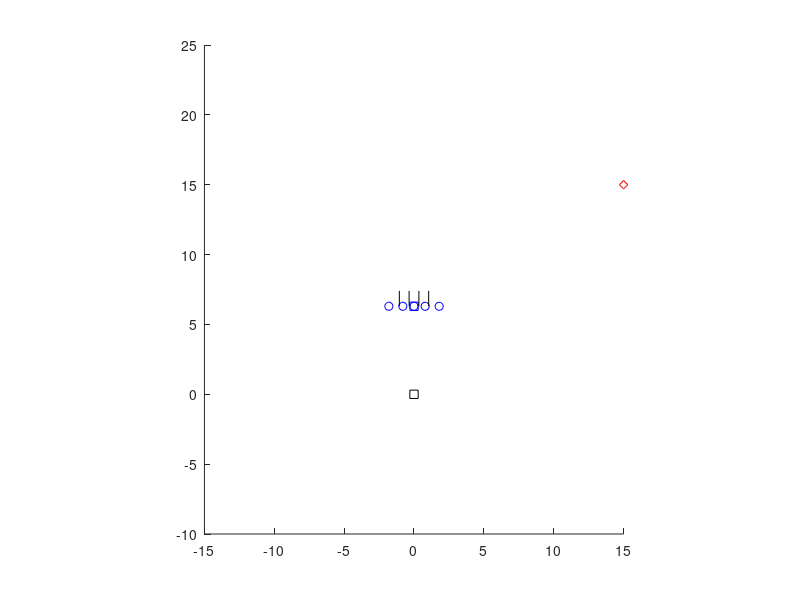

This figure's MATLAB source:
%%% Flame Simulation %%%
cla, clc, clear
hold all
axis equal

flame_pose = [0,15]; %cm
axis([-15,15,-10,flame_pose(2) + 10])
zoid_off_t = 6.3;
zoid_off_s15 = 1.8;
zoid_off_s24 = 0.8;
view_angle = 20*(pi/180);
blinder_length = 1.1;
blinder_off = 0.35;
flame_max = 150;
zoid_array = [flame_max,flame_max,flame_max,flame_max,flame_max];
dt = 0.1;
for t = 0:dt:30
cla
flame_pose = [-15+t,15];
%%% Plot Flame %%%
plot(flame_pose(1), flame_pose(2), 'rd-')
%%%
%r_pose = [0,0,pi/2 + t];
%r_pose = [0,0,pi/2 + 45*(pi/180)];
r_pose = [0,0,pi/2];
%%% Restrict the Orientation [0,2*pi) %%%
if r_pose(3) >= (2*pi)
    r_pose(3) = r_pose(3) - floor(r_pose(3)/(2*pi))*2*pi;
end
%%% Plot Robot Center %%%
plot(r_pose(1),r_pose(2), 'ks')
%%%
zoid_pose = [r_pose(1) + zoid_off_t*cos(r_pose(3)),r_pose(2) + zoid_off_t*sin(r_pose(3)), r_pose(3)];
zoid_s1 = [zoid_pose(1) + zoid_off_s15*cos(zoid_pose(3) + pi/2),zoid_pose(2) + zoid_off_s15*sin(zoid_pose(3) + pi/2),zoid_pose(3)];
zoid_s2 = [zoid_pose(1) + zoid_off_s24*cos(zoid_pose(3) + pi/2),zoid_pose(2) + zoid_off_s24*sin(zoid_pose(3) + pi/2),zoid_pose(3)];
zoid_s3 = [zoid_pose(1),zoid_pose(2),zoid_pose(3)];
zoid_s4 = [zoid_pose(1) + zoid_off_s24*cos(zoid_pose(3) - pi/2),zoid_pose(2) + zoid_off_s24*sin(zoid_pose(3) - pi/2),zoid_pose(3)];
zoid_s5 = [zoid_pose(1) + zoid_off_s15*cos(zoid_pose(3) - pi/2),zoid_pose(2) + zoid_off_s15*sin(zoid_pose(3) - pi/2),zoid_pose(3)];


%%% Plot Zoidberg %%%
plot(zoid_pose(1),zoid_pose(2), 'bs')
plot(zoid_s1(1),zoid_s1(2), 'bo')
plot(zoid_s2(1),zoid_s2(2), 'bo')
plot(zoid_s3(1),zoid_s3(2), 'bo')
plot(zoid_s4(1),zoid_s4(2), 'bo')
plot(zoid_s5(1),zoid_s5(2), 'bo')
%%%
% %%% Plot Zoidberg Arrows %%%
% line([zoid_s1(1),zoid_s1(1) + cos(zoid_s1(3))],[zoid_s1(2),zoid_s1(2) + sin(zoid_s1(3))], 'Color','r')
% line([zoid_s2(1),zoid_s2(1) + cos(zoid_s2(3))],[zoid_s2(2),zoid_s2(2) + sin(zoid_s2(3))], 'Color','r')
% line([zoid_s3(1),zoid_s3(1) + cos(zoid_s3(3))],[zoid_s3(2),zoid_s3(2) + sin(zoid_s3(3))], 'Color','r')
% line([zoid_s4(1),zoid_s4(1) + cos(zoid_s4(3))],[zoid_s4(2),zoid_s4(2) + sin(zoid_s4(3))], 'Color','r')
% line([zoid_s5(1),zoid_s5(1) + cos(zoid_s5(3))],[zoid_s5(2),zoid_s5(2) + sin(zoid_s5(3))], 'Color','r')
% %%%

blinder1 = [zoid_pose(1)+ 3*blinder_off*cos(zoid_pose(3) + pi/2),zoid_pose(2)+ 3*blinder_off*sin(zoid_pose(3) + pi/2), zoid_pose(1)+ 3*blinder_off*cos(zoid_pose(3) + pi/2) + blinder_length*cos(zoid_pose(3)), zoid_pose(2)+ 3*blinder_off*sin(zoid_pose(3) + pi/2) + blinder_length*sin(zoid_pose(3))];
blinder2 = [zoid_pose(1)+ 1*blinder_off*cos(zoid_pose(3) + pi/2),zoid_pose(2)+ 1*blinder_off*sin(zoid_pose(3) + pi/2), zoid_pose(1)+ 1*blinder_off*cos(zoid_pose(3) + pi/2) + blinder_length*cos(zoid_pose(3)), zoid_pose(2)+ 1*blinder_off*sin(zoid_pose(3) + pi/2) + blinder_length*sin(zoid_pose(3))];
blinder3 = [zoid_pose(1)+ 1*blinder_off*cos(zoid_pose(3) - pi/2),zoid_pose(2)+ 1*blinder_off*sin(zoid_pose(3) - pi/2), zoid_pose(1)+ 1*blinder_off*cos(zoid_pose(3) - pi/2) + blinder_length*cos(zoid_pose(3)), zoid_pose(2)+ 1*blinder_off*sin(zoid_pose(3) - pi/2) + blinder_length*sin(zoid_pose(3))];
blinder4 = [zoid_pose(1)+ 3*blinder_off*cos(zoid_pose(3) - pi/2),zoid_pose(2)+ 3*blinder_off*sin(zoid_pose(3) - pi/2), zoid_pose(1)+ 3*blinder_off*cos(zoid_pose(3) - pi/2) + blinder_length*cos(zoid_pose(3)), zoid_pose(2)+ 3*blinder_off*sin(zoid_pose(3) - pi/2) + blinder_length*sin(zoid_pose(3))];
%%% Plot Blinders %%%
line([blinder1(1),blinder1(3)],[blinder1(2),blinder1(4)], 'Color','k')
line([blinder2(1),blinder2(3)],[blinder2(2),blinder2(4)], 'Color','k')
line([blinder3(1),blinder3(3)],[blinder3(2),blinder3(4)], 'Color','k')
line([blinder4(1),blinder4(3)],[blinder4(2),blinder4(4)], 'Color','k')
%%%

%%% Plot Sight Lines %%%
if abs(zoid_pose(3) - atan2(flame_pose(2)- zoid_s1(2),flame_pose(1) - zoid_s1(1))) < view_angle
    slope_f = (flame_pose(2)- zoid_s1(2))/(flame_pose(1) - zoid_s1(1));
    slope_b = (blinder1(2) - blinder1(4))/(blinder1(1) - blinder1(3));
    slopes_eq = (slope_f == slope_b);
    if ~slopes_eq
        x = (blinder1(2) - zoid_s1(2) + slope_f*zoid_s1(1) - slope_b*blinder1(1))/(slope_f - slope_b);
        y = slope_f*(x - zoid_s1(1)) + zoid_s1(2);
        if abs(slope_b) < 1e6
            x_true = ((x < blinder1(3)) && (x > blinder1(1)))||((x > blinder1(3)) && (x < blinder1(1)));
            intersect = (x_true);
        else
            y_true = ((y < blinder1(4)) && (y > blinder1(2)))||((y > blinder1(4)) && (y < blinder1(2)));
            intersect = (y_true);
        end
    end
    if slopes_eq || ~intersect
        line([zoid_s1(1),flame_pose(1)],[zoid_s1(2),flame_pose(2)],'Color','r')
        zoid_array(1) = sqrt((flame_pose(2)- zoid_s1(2))^2 + (flame_pose(1) - zoid_s1(1))^2);
    end
end
if abs(zoid_pose(3) - atan2(flame_pose(2)- zoid_s2(2),flame_pose(1) - zoid_s2(1))) < view_angle
    slope_f = (flame_pose(2)- zoid_s2(2))/(flame_pose(1) - zoid_s2(1));
    slope_b1 = (blinder1(2) - blinder1(4))/(blinder1(1) - blinder1(3));
    slope_b2 = (blinder2(2) - blinder2(4))/(blinder2(1) - blinder2(3));
    slopes_eq = (slope_f == slope_b1) || (slope_f == slope_b2);
    if ~slopes_eq
        if abs(slope_b1) < 1e6
            x1 = (blinder1(2) - zoid_s2(2) + slope_f*zoid_s2(1) - slope_b1*blinder1(1))/(slope_f - slope_b1);
            x2 = (blinder2(2) - zoid_s2(2) + slope_f*zoid_s2(1) - slope_b2*blinder2(1))/(slope_f - slope_b2);
            x1_true = ((x1 < blinder1(3)) && (x1 > blinder1(1)))||((x1 > blinder1(3)) && (x1 < blinder1(1)));
            x2_true = ((x2 < blinder2(3)) && (x2 > blinder2(1)))||((x2 > blinder2(3)) && (x2 < blinder2(1)));
            intersect = (x1_true || x2_true);
        else
            y1 = ((zoid_s2(2)/slope_f) - (blinder1(2)/slope_b1) + blinder1(1) - zoid_s2(1))/((1/slope_f) - (1/slope_b1));
            y2 = ((zoid_s2(2)/slope_f) - (blinder2(2)/slope_b2) + blinder2(1) - zoid_s2(1))/((1/slope_f) - (1/slope_b2));
            y1_true = ((y1 < blinder1(4)) && (y1 > blinder1(2)))||((y1 > blinder1(4)) && (y1 < blinder1(2)));
            y2_true = ((y2 < blinder2(4)) && (y2 > blinder2(2)))||((y2 > blinder2(4)) && (y2 < blinder2(2)));
            intersect = y1_true || y2_true;
        end
    end
    if slopes_eq || ~intersect
        line([zoid_s2(1),flame_pose(1)],[zoid_s2(2),flame_pose(2)],'Color','r')
        zoid_array(2) = sqrt((flame_pose(2)- zoid_s2(2))^2 + (flame_pose(1) - zoid_s2(1))^2);
    end
end
if abs(zoid_pose(3) - atan2(flame_pose(2)- zoid_s3(2),flame_pose(1) - zoid_s3(1))) < view_angle
    slope_f = (flame_pose(2)- zoid_s3(2))/(flame_pose(1) - zoid_s3(1));
    slope_b2 = (blinder2(2) - blinder2(4))/(blinder2(1) - blinder2(3));
    slope_b3 = (blinder3(2) - blinder3(4))/(blinder3(1) - blinder3(3));
    slopes_eq = (slope_f == slope_b2) || (slope_f == slope_b3);
    if ~slopes_eq
        if abs(slope_b2) < 1e6
            x2 = (blinder2(2) - zoid_s3(2) + slope_f*zoid_s3(1) - slope_b2*blinder2(1))/(slope_f - slope_b2);
            x3 = (blinder3(2) - zoid_s3(2) + slope_f*zoid_s3(1) - slope_b3*blinder3(1))/(slope_f - slope_b3);
            x2_true = ((x2 < blinder2(3)) && (x2 > blinder2(1)))||((x2 > blinder2(3)) && (x2 < blinder2(1)));
            x3_true = ((x3 < blinder3(3)) && (x3 > blinder3(1)))||((x3 > blinder3(3)) && (x3 < blinder3(1)));
            intersect = x2_true || x3_true;
        else
            y2 = ((zoid_s3(2)/slope_f) - (blinder2(2)/slope_b2) + blinder2(1) - zoid_s3(1))/((1/slope_f) - (1/slope_b2));
            y3 = ((zoid_s3(2)/slope_f) - (blinder3(2)/slope_b3) + blinder3(1) - zoid_s3(1))/((1/slope_f) - (1/slope_b3));
            y2_true = ((y2 < blinder2(4)) && (y2 > blinder2(2)))||((y2 > blinder2(4)) && (y2 < blinder2(2)));
            y3_true = ((y3 < blinder3(4)) && (y3 > blinder3(2)))||((y3 > blinder3(4)) && (y3 < blinder3(2)));
            intersect = y2_true || y3_true;
        end
    end
    if slopes_eq || ~intersect
        line([zoid_s3(1),flame_pose(1)],[zoid_s3(2),flame_pose(2)],'Color','r')
        zoid_array(3) = sqrt((flame_pose(2)- zoid_s3(2))^2 + (flame_pose(1) - zoid_s3(1))^2);
    end
end
if abs(zoid_pose(3) - atan2(flame_pose(2)- zoid_s4(2),flame_pose(1) - zoid_s4(1))) < view_angle
    slope_f = (flame_pose(2)- zoid_s4(2))/(flame_pose(1) - zoid_s4(1));
    slope_b3 = (blinder3(2) - blinder3(4))/(blinder3(1) - blinder3(3));
    slope_b4 = (blinder4(2) - blinder4(4))/(blinder4(1) - blinder4(3));
    slopes_eq = (slope_f == slope_b3) || (slope_f == slope_b4);
    if ~slopes_eq
        if abs(slope_b3) < 1e6
            x3 = (blinder3(2) - zoid_s4(2) + slope_f*zoid_s4(1) - slope_b3*blinder3(1))/(slope_f - slope_b3);
            x4 = (blinder4(2) - zoid_s4(2) + slope_f*zoid_s4(1) - slope_b4*blinder4(1))/(slope_f - slope_b4);
            x3_true = ((x3 < blinder3(3)) && (x3 > blinder3(1)))||((x3 > blinder3(3)) && (x3 < blinder3(1)));
            x4_true = ((x4 < blinder4(3)) && (x4 > blinder4(1)))||((x4 > blinder4(3)) && (x4 < blinder4(1)));
            intersect = x3_true || x4_true;
        else
            y3 = ((zoid_s4(2)/slope_f) - (blinder3(2)/slope_b3) + blinder3(1) - zoid_s4(1))/((1/slope_f) - (1/slope_b3));
            y4 = ((zoid_s4(2)/slope_f) - (blinder4(2)/slope_b4) + blinder4(1) - zoid_s4(1))/((1/slope_f) - (1/slope_b4));
            y3_true = ((y3 < blinder3(4)) && (y3 > blinder3(2)))||((y3 > blinder3(4)) && (y3 < blinder3(2)));
            y4_true = ((y4 < blinder4(4)) && (y4 > blinder4(2)))||((y4 > blinder4(4)) && (y4 < blinder4(2)));
            intersect = y3_true || y4_true;
        end
    end
    if slopes_eq || ~intersect
        line([zoid_s4(1),flame_pose(1)],[zoid_s4(2),flame_pose(2)],'Color','r')
        zoid_array(4) = sqrt((flame_pose(2)- zoid_s4(2))^2 + (flame_pose(1) - zoid_s4(1))^2);
    end
end
if abs(zoid_pose(3) - atan2(flame_pose(2)- zoid_s5(2),flame_pose(1) - zoid_s5(1))) < view_angle
    slope_f = (flame_pose(2)- zoid_s5(2))/(flame_pose(1) - zoid_s5(1));
    slope_b = (blinder4(2) - blinder4(4))/(blinder4(1) - blinder4(3));
    slopes_eq = (slope_f == slope_b);
    if ~slopes_eq
        x = (blinder4(2) - zoid_s5(2) + slope_f*zoid_s5(1) - slope_b*blinder4(1))/(slope_f - slope_b);
        y = slope_f*(x - zoid_s5(1)) + zoid_s5(2);
        if abs(slope_b) > 1e6
            x_true = ((x < blinder4(3)) && (x > blinder4(1)))||((x > blinder4(3)) && (x < blinder4(1)));
            intersect = (x_true);
        else
            y_true = ((y < blinder4(4)) && (y > blinder4(2)))||((y > blinder4(4)) && (y < blinder4(2)));
            intersect = (y_true);
        end
    end
    if slopes_eq || ~intersect
        line([zoid_s5(1),flame_pose(1)],[zoid_s5(2),flame_pose(2)],'Color','r')
        zoid_array(5) = sqrt((flame_pose(2)- zoid_s5(2))^2 + (flame_pose(1) - zoid_s5(1))^2);
    end
end
%zoid_array
wv = [15.9*(1/zoid_array(1)),7.24*(1/zoid_array(2)),0,-7.24*(1/zoid_array(4)),-15.9*(1/zoid_array(5))];
s_wv = sum(wv);
s_w = sum([(1/zoid_array(1)),(1/zoid_array(2)),(1/zoid_array(3)),(1/zoid_array(4)),(1/zoid_array(5))]);
angle = s_wv/s_w;
pause(dt)
end
